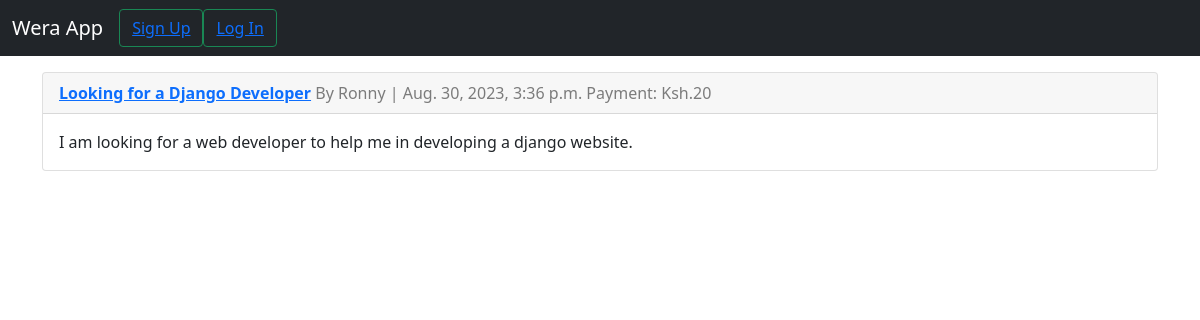
Page /jobs/1/ on the committed database.
### jobs/models.py (models this page shows, shortened)
class Jobs(models.Model):
    title = models.CharField(max_length=300)
    employer = models.ForeignKey(
        get_user_model(),
        on_delete=models.CASCADE
    )
    date_created = models.DateTimeField(auto_now_add=True)
    content = models.TextField()
    payment = models.PositiveIntegerField(default=20)

### accounts/models.py (models this page shows)
class CustomUser(AbstractUser):
    UNI_CHOICES = [
        ("KU", "Kenyatta University"),
        ("JKUAT", "Jomo Kenyatta Univeristy Of Agriculture and Technology"),
        ("TUK", "Technical University of Kenya"),
        ("UON", "University Of Nairobi"),
        ("TUM", "Technical University of Mombasa"),
        ("DeKUT", "Dedan Kimathi University of Technology")
    ]
    university = models.CharField(max_length=100, choices=UNI_CHOICES)
    def __str__(self):
        return self.username

### jobs/views.py (the view)
# urls.py: path("jobs/<int:pk>/", JobDetailView.as_view(), name="job_detail"),
class JobDetailView(DetailView):
    model = Jobs
    template_name = "job_detail.html"
    context_object_name = "job"

### templates/job_detail.html
{% extends 'base.html' %}
{% block content %}
    <div class="card mt-3">
        <div class="card-header">
            <a href=""><strong>{{ job.title }}</strong></a>
            <span class="text-black-50">By {{ job.employer }} | {{ job.date_created }}</span>
            <span class="text-black-50">Payment: Ksh.{{ job.payment }}</span>
        </div>
        <div class="card-body">
            <p class="card-text">{{ job.content }}</p>
        </div>
    </div>
{% endblock %}

### rows in the picture
Jobs: title "Looking for a Django Developer", employer "Ronny", date_created "Aug. 30, 2023, 3:36 p.m.", payment "20", content "I am looking for a web developer to help me in developing a django website."
